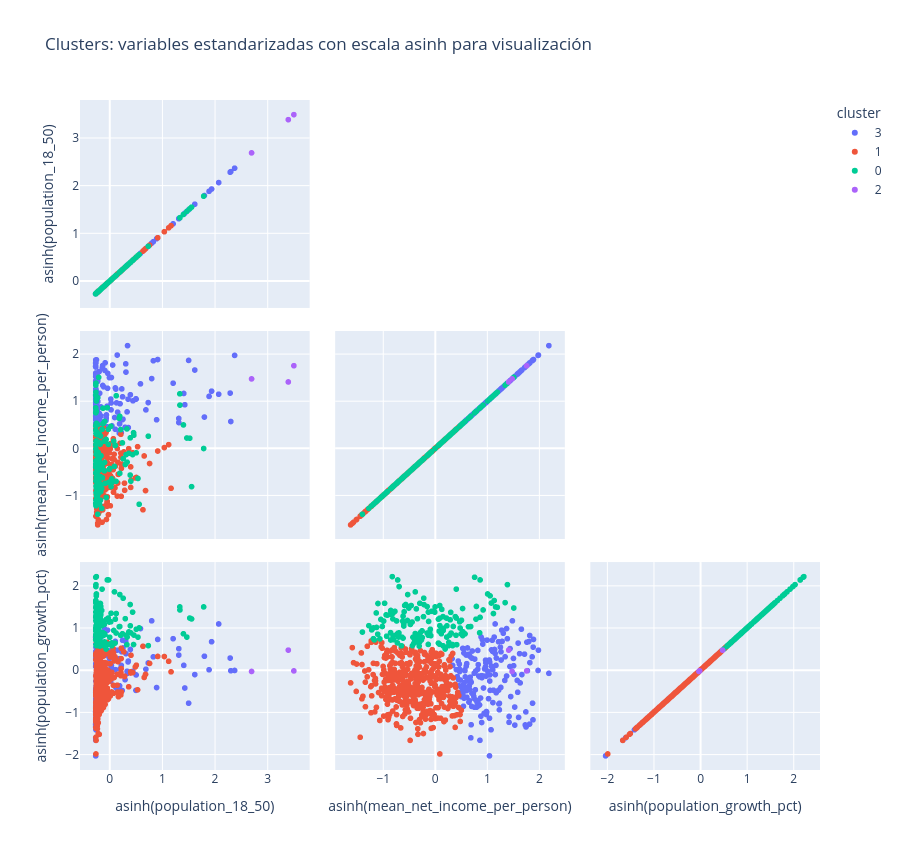

Write notebook code for a chart like this one.
### Markdown cell above
## Explorar los clusters de forma interactiva

La matriz compara las variables por pares e incluye todos los clusters. Para que los valores extremos no dominen los ejes, la visualización aplica una transformación asinh (lineal cerca de cero y comprimida en los extremos); KMeans sigue usando los valores estandarizados originales. Al pasar el cursor se muestran los valores estandarizados sin transformar.

### Code cell
figura_pares_clusters = graficar_clusters_interactivo(
    variables_escaladas,
    municipios_modelo,
    modelo_kmeans.labels_,
)
display(figura_pares_clusters)

### Figure 1 — Plotly figure (JSON) as saved in the notebook; plotly's stock layout.template omitted (floating-point values rounded to 4 significant figures; data arrays with more than 128 entries replaced by an {"elided": "..."} marker saying what was removed)
{"data": [{"customdata": {"elided": "178x7 mixed values"}, "diagonal": {"visible": true}, "dimensions": [{"axis": {"matches": true}, "label": "asinh(population_18_50)", "values": {"elided": "178 float values"}}, {"axis": {"matches": true}, "label": "asinh(mean_net_income_per_person)", "values": {"elided": "178 float values"}}, {"axis": {"matches": true}, "label": "asinh(population_growth_pct)", "values": {"elided": "178 float values"}}], "hovertemplate": "<b>%{hovertext}</b><br><br>cluster=3<br>%{xaxis.title.text}=%{x}<br>%{yaxis.title.text}=%{y}<br>population_18_50 (valor estandarizado)=%{customdata[3]:.2f}<br>mean_net_income_per_person (valor estandarizado)=%{customdata[4]:.2f}<br>population_growth_pct (valor estandarizado)=%{customdata[5]:.2f}<br>province=%{customdata[6]}<extra></extra>", "hovertext": {"elided": "178 str values"}, "legendgroup": "3", "marker": {"color": "#636efa", "symbol": "circle"}, "name": "3", "showlegend": true, "showupperhalf": false, "type": "splom"}, {"customdata": {"elided": "453x7 mixed values"}, "diagonal": {"visible": true}, "dimensions": [{"axis": {"matches": true}, "label": "asinh(population_18_50)", "values": {"elided": "453 float values"}}, {"axis": {"matches": true}, "label": "asinh(mean_net_income_per_person)", "values": {"elided": "453 float values"}}, {"axis": {"matches": true}, "label": "asinh(population_growth_pct)", "values": {"elided": "453 float values"}}], "hovertemplate": "<b>%{hovertext}</b><br><br>cluster=1<br>%{xaxis.title.text}=%{x}<br>%{yaxis.title.text}=%{y}<br>population_18_50 (valor estandarizado)=%{customdata[3]:.2f}<br>mean_net_income_per_person (valor estandarizado)=%{customdata[4]:.2f}<br>population_growth_pct (valor estandarizado)=%{customdata[5]:.2f}<br>province=%{customdata[6]}<extra></extra>", "hovertext": {"elided": "453 str values"}, "legendgroup": "1", "marker": {"color": "#EF553B", "symbol": "circle"}, "name": "1", "showlegend": true, "showupperhalf": false, "type": "splom"}, {"customdata": {"elided": "149x7 mixed values"}, "diagonal": {"visible": true}, "dimensions": [{"axis": {"matches": true}, "label": "asinh(population_18_50)", "values": {"elided": "149 float values"}}, {"axis": {"matches": true}, "label": "asinh(mean_net_income_per_person)", "values": {"elided": "149 float values"}}, {"axis": {"matches": true}, "label": "asinh(population_growth_pct)", "values": {"elided": "149 float values"}}], "hovertemplate": "<b>%{hovertext}</b><br><br>cluster=0<br>%{xaxis.title.text}=%{x}<br>%{yaxis.title.text}=%{y}<br>population_18_50 (valor estandarizado)=%{customdata[3]:.2f}<br>mean_net_income_per_person (valor estandarizado)=%{customdata[4]:.2f}<br>population_growth_pct (valor estandarizado)=%{customdata[5]:.2f}<br>province=%{customdata[6]}<extra></extra>", "hovertext": {"elided": "149 str values"}, "legendgroup": "0", "marker": {"color": "#00cc96", "symbol": "circle"}, "name": "0", "showlegend": true, "showupperhalf": false, "type": "splom"}, {"customdata": [[2.696, 1.481, -0.02494, 7.374, 2.085, -0.02494, "Córdoba"], [3.394, 1.416, 0.4821, 14.88, 1.939, 0.501, "Málaga"], [3.5, 1.761, -0.01134, 16.54, 2.825, -0.01134, "Sevilla"]], "diagonal": {"visible": true}, "dimensions": [{"axis": {"matches": true}, "label": "asinh(population_18_50)", "values": [2.696, 3.394, 3.5]}, {"axis": {"matches": true}, "label": "asinh(mean_net_income_per_person)", "values": [1.481, 1.416, 1.761]}, {"axis": {"matches": true}, "label": "asinh(population_growth_pct)", "values": [-0.02494, 0.4821, -0.01134]}], "hovertemplate": "<b>%{hovertext}</b><br><br>cluster=2<br>%{xaxis.title.text}=%{x}<br>%{yaxis.title.text}=%{y}<br>population_18_50 (valor estandarizado)=%{customdata[3]:.2f}<br>mean_net_income_per_person (valor estandarizado)=%{customdata[4]:.2f}<br>population_growth_pct (valor estandarizado)=%{customdata[5]:.2f}<br>province=%{customdata[6]}<extra></extra>", "hovertext": ["Córdoba", "Málaga", "Sevilla"], "legendgroup": "2", "marker": {"color": "#ab63fa", "symbol": "circle"}, "name": "2", "showlegend": true, "showupperhalf": false, "type": "splom"}], "layout": {"dragmode": "select", "height": 850, "legend": {"title": {"text": "cluster"}, "tracegroupgap": 0}, "title": {"text": "Clusters: variables estandarizadas con escala asinh para visualización"}}}
